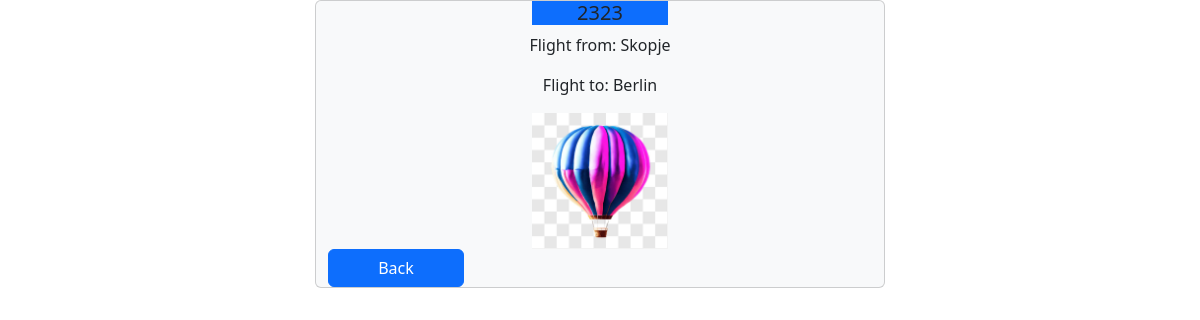
The app's page /details/1 (signed in) with its own data.
### flightapp/models.py (models this page shows, shortened)
class Flight(models.Model):
    code=models.CharField(max_length=100,unique=True)
    take_off_airport=models.CharField(max_length=100,null=True,blank=True)
    landing_airport=models.CharField(max_length=100,null=True,blank=True)
    user  =models.ForeignKey(User,on_delete=models.CASCADE,null=True,blank=True)
    date = models.DateField(null=True,blank=True)
    airline = models.ForeignKey(Airline,on_delete=models.CASCADE)
    balloon = models.ForeignKey(Baloon, on_delete=models.CASCADE)
    pilot = models.ForeignKey(Pilot, on_delete=models.CASCADE)

### flightapp/views.py (the view)
# urls.py: path('details/<id>',app_views.details,name='details'), # <id> za da znae za koj let se odnesuva
@login_required
def details(request,id): #id-to go prakjame kako parametar posle vo linkot {{% url 'details' flight.id %}}
    try:
        flight = Flight.objects.get(id=id) #go naogjame toj flight sto sakame da vidime details za nego...
    except Flight.DoesNotExist:
        return index(request)  #ako nema samo vrakjame redirect na index.html
    context = {'flight':flight}
    return render(request,'details.html',context)

### templates/details.html (shortened to what this page needs)
{% load static %}
<!DOCTYPE html>
<html lang="en">
<head>
    <link rel="stylesheet" href="{% static 'bootstrap.css' %}">
</head>
<body>
        <div class="container ">
            <div class="row">
                <div class="card w-50 mx-auto bg-light">
                     <h5 class="card-title text-center bg-primary w-25 mx-auto">{{flight.code}}</h5>
                    <p class="card-text mx-auto">Flight from: {{flight.take_off_airport}}</p>
                    <p class="card-text mx-auto">Flight to: {{flight.landing_airport}}</p>
                    <img src="{% static 'hot_air_ballon.jpg' %}" class="w-25 card-text mx-auto">
                    <a href="{% url 'index' %}" class="btn btn-primary w-25">Back</a>
                </div>
            </div>
        </div>
</body>
</html>

### records on screen
Flight: code "2323", take_off_airport "Skopje", landing_airport "Berlin"
